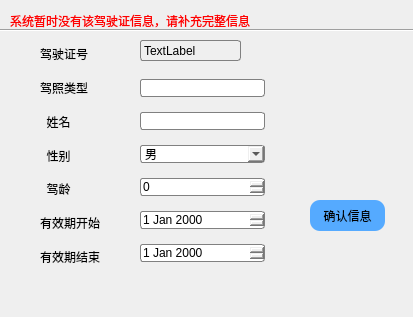
<?xml version="1.0" encoding="UTF-8"?>
<ui version="4.0">
 <class>inputlicense</class>
 <widget class="QDialog" name="inputlicense">
  <property name="geometry">
   <rect>
    <x>0</x>
    <y>0</y>
    <width>413</width>
    <height>317</height>
   </rect>
  </property>
  <property name="windowTitle">
   <string>Dialog</string>
  </property>
  <property name="windowIcon">
   <iconset resource="image.qrc">
    <normaloff>:/car.ico</normaloff>:/car.ico</iconset>
  </property>
  <widget class="QLabel" name="label">
   <property name="geometry">
    <rect>
     <x>10</x>
     <y>0</y>
     <width>391</width>
     <height>41</height>
    </rect>
   </property>
   <property name="styleSheet">
    <string notr="true">color: qconicalgradient(cx:0.5, cy:0.5, angle:0, stop:0 rgba(255, 255, 255, 255), stop:0.373979 rgba(255, 255, 255, 255), stop:0.373991 rgba(33, 30, 255, 255), stop:0.624018 rgba(33, 30, 255, 255), stop:0.624043 rgba(255, 0, 0, 255), stop:1 rgba(255, 0, 0, 255));
font: 75 14pt &quot;Arial&quot;;</string>
   </property>
   <property name="text">
    <string>系统暂时没有该驾驶证信息，请补充完整信息</string>
   </property>
  </widget>
  <widget class="QWidget" name="verticalLayoutWidget">
   <property name="geometry">
    <rect>
     <x>40</x>
     <y>40</y>
     <width>82</width>
     <height>231</height>
    </rect>
   </property>
   <layout class="QVBoxLayout" name="verticalLayout">
    <item>
     <widget class="QLabel" name="label_4">
      <property name="styleSheet">
       <string notr="true">font: 12pt &quot;Arial&quot;;
 </string>
      </property>
      <property name="text">
       <string>驾驶证号</string>
      </property>
     </widget>
    </item>
    <item>
     <widget class="QLabel" name="label_6">
      <property name="styleSheet">
       <string notr="true">font: 12pt &quot;Arial&quot;;
 </string>
      </property>
      <property name="text">
       <string>驾照类型</string>
      </property>
     </widget>
    </item>
    <item>
     <widget class="QLabel" name="label_5">
      <property name="styleSheet">
       <string notr="true">font: 12pt &quot;Arial&quot;;
 </string>
      </property>
      <property name="text">
       <string>  姓名</string>
      </property>
     </widget>
    </item>
    <item>
     <widget class="QLabel" name="label_3">
      <property name="styleSheet">
       <string notr="true">font: 12pt &quot;Arial&quot;;
 </string>
      </property>
      <property name="text">
       <string>  性别</string>
      </property>
     </widget>
    </item>
    <item>
     <widget class="QLabel" name="label_7">
      <property name="styleSheet">
       <string notr="true">font: 12pt &quot;Arial&quot;;
 </string>
      </property>
      <property name="text">
       <string>  驾龄</string>
      </property>
     </widget>
    </item>
    <item>
     <widget class="QLabel" name="label_8">
      <property name="styleSheet">
       <string notr="true">font: 12pt &quot;Arial&quot;;
 </string>
      </property>
      <property name="text">
       <string>有效期开始</string>
      </property>
     </widget>
    </item>
    <item>
     <widget class="QLabel" name="label_9">
      <property name="styleSheet">
       <string notr="true">font: 12pt &quot;Arial&quot;;
 </string>
      </property>
      <property name="text">
       <string>有效期结束</string>
      </property>
     </widget>
    </item>
   </layout>
  </widget>
  <widget class="QPushButton" name="pushButton">
   <property name="geometry">
    <rect>
     <x>310</x>
     <y>200</y>
     <width>75</width>
     <height>31</height>
    </rect>
   </property>
   <property name="styleSheet">
    <string notr="true"> border-style:solid;  
       background: transparent;  
       background-color: rgb(85, 170, 255); 
         font: 12pt &quot;微软雅黑&quot;;
        
        border-radius: 10px;  
</string>
   </property>
   <property name="text">
    <string>确认信息</string>
   </property>
  </widget>
  <widget class="QWidget" name="verticalLayoutWidget_2">
   <property name="geometry">
    <rect>
     <x>140</x>
     <y>70</y>
     <width>125</width>
     <height>201</height>
    </rect>
   </property>
   <layout class="QVBoxLayout" name="verticalLayout_2">
    <item>
     <widget class="QLineEdit" name="lineEdit">
      <property name="styleSheet">
       <string notr="true">border: 1px solid gray;
font: 14pt &quot;Arial&quot;;
border-radius: 3px;
</string>
      </property>
     </widget>
    </item>
    <item>
     <widget class="QLineEdit" name="lineEdit_2">
      <property name="styleSheet">
       <string notr="true">border: 1px solid gray;
font: 14pt &quot;Arial&quot;;
border-radius: 3px;
</string>
      </property>
     </widget>
    </item>
    <item>
     <widget class="QComboBox" name="comboBox">
      <property name="styleSheet">
       <string notr="true">border: 1px solid gray;
font: 14pt &quot;Arial&quot;;
border-radius: 3px;
</string>
      </property>
      <item>
       <property name="text">
        <string>男</string>
       </property>
      </item>
      <item>
       <property name="text">
        <string>女</string>
       </property>
      </item>
     </widget>
    </item>
    <item>
     <widget class="QSpinBox" name="spinBox">
      <property name="styleSheet">
       <string notr="true">border: 1px solid gray;
font: 14pt &quot;Arial&quot;;
border-radius: 3px;
</string>
      </property>
     </widget>
    </item>
    <item>
     <widget class="QDateEdit" name="dateEdit">
      <property name="styleSheet">
       <string notr="true">border: 1px solid gray;
font: 14pt &quot;Arial&quot;;
border-radius: 3px;
</string>
      </property>
     </widget>
    </item>
    <item>
     <widget class="QDateEdit" name="dateEdit_2">
      <property name="styleSheet">
       <string notr="true">border: 1px solid gray;
font: 14pt &quot;Arial&quot;;
border-radius: 3px;
</string>
      </property>
     </widget>
    </item>
   </layout>
  </widget>
  <widget class="QLabel" name="label_2">
   <property name="geometry">
    <rect>
     <x>140</x>
     <y>40</y>
     <width>101</width>
     <height>21</height>
    </rect>
   </property>
   <property name="styleSheet">
    <string notr="true">border: 1px solid gray;
font: 14pt &quot;Arial&quot;;
border-radius: 3px;
</string>
   </property>
   <property name="text">
    <string>TextLabel</string>
   </property>
  </widget>
  <widget class="Line" name="line">
   <property name="geometry">
    <rect>
     <x>0</x>
     <y>20</y>
     <width>421</width>
     <height>20</height>
    </rect>
   </property>
   <property name="orientation">
    <enum>Qt::Horizontal</enum>
   </property>
  </widget>
 </widget>
 <resources>
  <include location="image.qrc"/>
 </resources>
 <connections/>
</ui>
